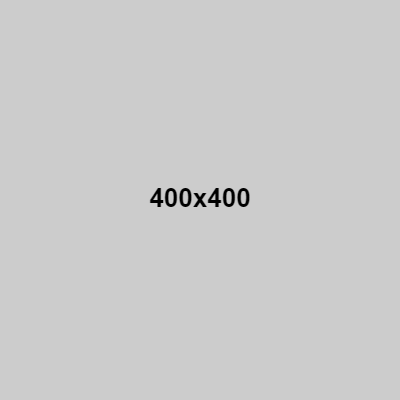
#> input picture images/safeimagekit-400x400-image.png, 400 x 400 px, found by its file name
$ python corazon.py
#> lines starting #> are read from the running program, lines starting #| are printed output that depends on the picture
import cv2
import numpy as np

# Cargar la foto
foto = cv2.imread("safeimagekit-400x400-image.png")
#> foto is the input picture: shape (400, 400, 3); min 0, max 204, mean 202.9

# crear un lienzo
img = np.zeros((400, 400, 3), dtype=np.uint8)

radio = 50

# elipse izq
cv2.ellipse(img, (151, 185), (radio, radio), 180, 0, 180, (0, 255, 0), -1)
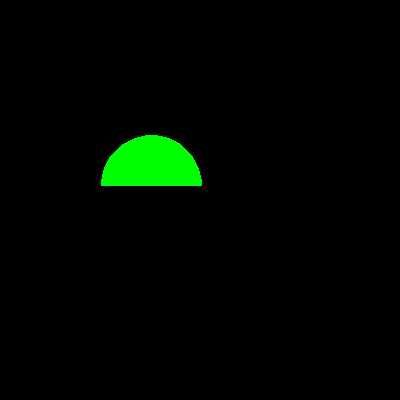
#> img: shape (400, 400, 3); mean of channels 0, 1, 2 0, 6.4, 0; drawn as B, G, R

# elipse der
cv2.ellipse(img, (249, 185), (radio, radio), 180, 0, 180, (0, 255, 0), -1)

# triangulo invertido
pts = np.array([[100, 185], [200, 340], [300, 185]], np.int32)

# rellenar el triangulo
cv2.fillPoly(img, [pts], color=(0, 255, 0))

# colocar los pixeles de la img a los pixeles color verde
img[img[:, :, 1] == 255] = foto[img[:, :, 1] == 255]
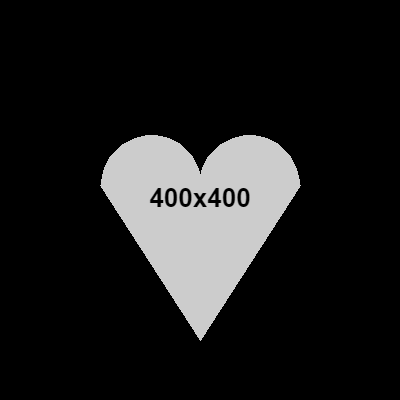
#> img: shape (400, 400, 3); min 0, max 204, mean 29


cv2.imshow("Imagen", img)
cv2.waitKey(0)
cv2.destroyAllWindows()
